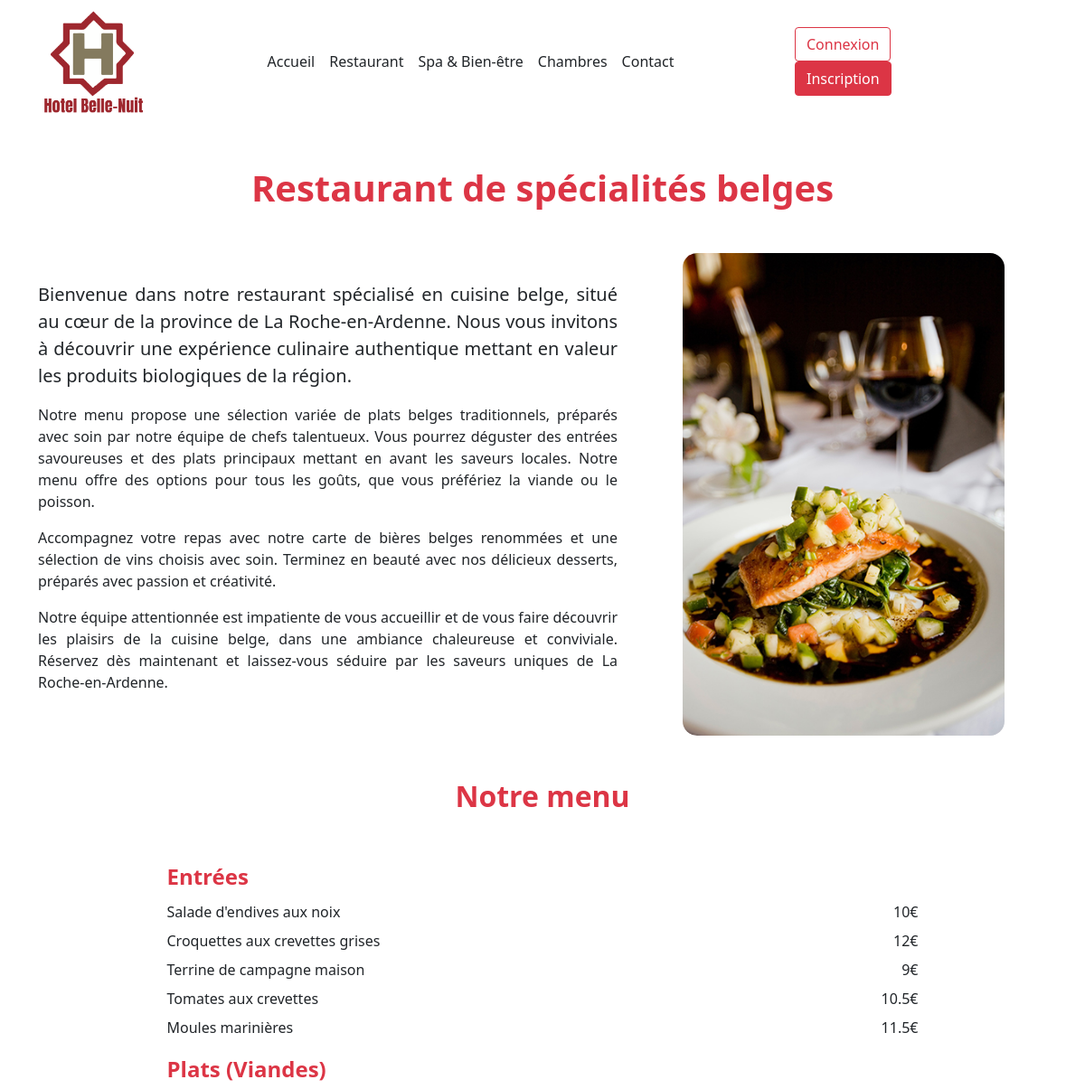
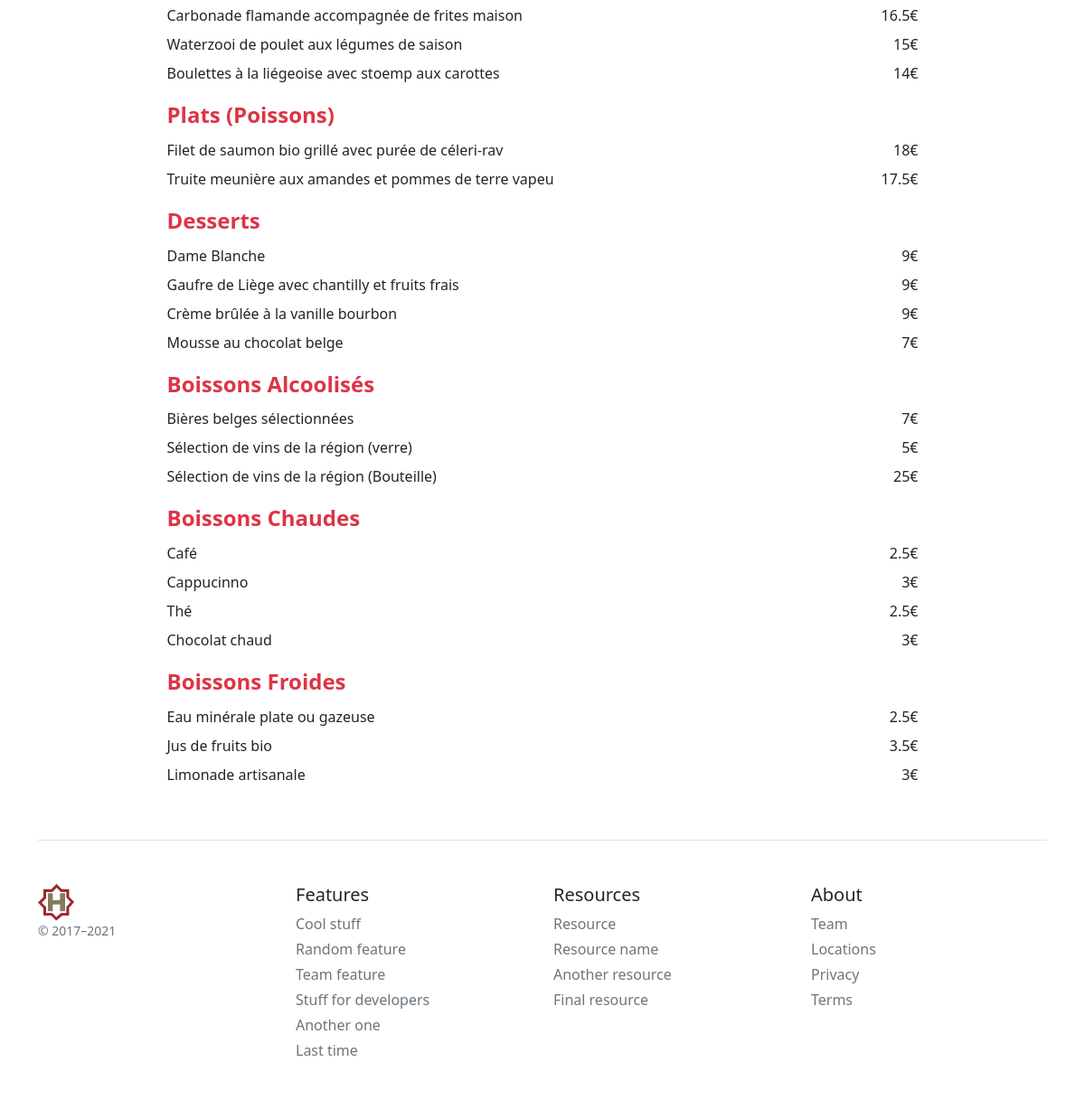
Page /restaurant on the committed database (2 pictures, top to bottom).
### tables this page shows
CREATE TABLE `category_restaurant` (
  `restocategory_id` int(11) NOT NULL,
  `restocategory_name` varchar(40) NOT NULL
);

### controllers/FrontController.php (called while the page is built, shortened)
<?php
require_once("models/FrontManager.model.php");
class FrontController{
    private $frontManager;
    public function __construct(){
        $this->frontManager = new FrontManager();
    }
    private function genererPage($data){
        extract($data);
        require_once($view);
    }
    public function restaurant(){
        $categoryRestaurant = $this->frontManager->getCategoryRestaurant();
        foreach ($categoryRestaurant as &$category) {
            $category["restaurant"] = $this->frontManager->getRestaurantByIdCategory($category["restocategory_id"]);
        }
        $data_page = [
            "categoryResto" => $categoryRestaurant,
            "page_description" => "Description du restaurant",
            "page_title" => "Hôtel Belle-Nuit | Restaurant",
            "view" => "views/main/front/restaurant.view.php",
            "template" => "views/main/common/__template_front.php"
        ];
        $this->genererPage($data_page);
    }
}

### models/Model.class.php (called while the page is built, shortened)
<?php
abstract class Model{
    private static $pdo;
    private static function setBdd(){
        self::$pdo = new PDO("mysql:host=localhost;dbname=hotel;charset=utf8", "root", "");
        self::$pdo->setAttribute(PDO::ATTR_ERRMODE, PDO::ERRMODE_WARNING);
    }
    protected function getBdd(){
        return self::$pdo;
    }
}

### models/FrontManager.model.php (called while the page is built, shortened)
<?php
require_once("Model.class.php");
class FrontManager extends Model
{
    public function getCategoryRestaurant(){
        $stmt = $this->getBdd()->prepare('SELECT * FROM category_restaurant');
        $stmt->execute();
        $categoryRestaurantList = $stmt->fetchAll(PDO::FETCH_ASSOC);
        return $categoryRestaurantList;
    }
    public function getRestaurantByIdCategory($category){
        $stmt = $this->getBdd()->prepare('SELECT c.restocategory_id, r.product_title, r.product_price
                              FROM category_restaurant c
                              LEFT JOIN restaurant r ON c.restocategory_id = r.id_restocategory
                              WHERE r.product_active = 1 AND r.id_restocategory = :category
                              ORDER BY r.id_restocategory');
        $stmt->bindValue(':category', $category, PDO::PARAM_INT);
        $stmt->execute();
        $getSpaById = $stmt->fetchAll(PDO::FETCH_ASSOC);
        return $getSpaById;
    }
}

### views/main/front/restaurant.view.php (the view)
<h1 class="text-center my-3 text-danger fw-bolder mt-5 mb-5">Restaurant de spécialités belges</h1>
<div class="row align-items-center mb-5">
    <div class="col-md-7 me-5 text-justify">
        <p class="lead">Bienvenue dans notre restaurant spécialisé en cuisine belge, situé au cœur de la province de La Roche-en-Ardenne. Nous vous invitons à découvrir une expérience culinaire authentique mettant en valeur les produits biologiques de la région.</p>
        <p>Notre menu propose une sélection variée de plats belges traditionnels, préparés avec soin par notre équipe de chefs talentueux. Vous pourrez déguster des entrées savoureuses et des plats principaux mettant en avant les saveurs locales. Notre menu offre des options pour tous les goûts, que vous préfériez la viande ou le poisson.</p>
        <p>Accompagnez votre repas avec notre carte de bières belges renommées et une sélection de vins choisis avec soin. Terminez en beauté avec nos délicieux desserts, préparés avec passion et créativité.</p>
        <p>Notre équipe attentionnée est impatiente de vous accueillir et de vous faire découvrir les plaisirs de la cuisine belge, dans une ambiance chaleureuse et conviviale. Réservez dès maintenant et laissez-vous séduire par les saveurs uniques de La Roche-en-Ardenne.</p>
    </div>
    <div class="col-md-4">
        <img src="<?= URL ?>public/assets/images/restaurant/cuisine2.jpg" alt="Cuisinier qui découpe un oignon" class="rounded-5 img-fluid">
    </div>
</div>
<h2 class="text-center my-3 text-danger fw-bolder mt-5 mb-5">
    Notre menu
</h2>
<div class="row mb-5 justify-content-center">
    <?php foreach ($categoryResto as $category) { ?>
        <div class="col-md-9 mx-auto">
            <h4 class="text-danger fw-bolder mb-3 mt-2"><?= $category["restocategory_name"] ?></h4>
            <?php foreach ($category["restaurant"] as $service) { ?>
                <p class="lh-1">
                    <?= $service['product_title'] ?><span class="float-end"><?= $service['product_price'] ?>€</span>
                </p>
            <?php } ?>
        </div>
    <?php } ?>
</div>

### public/css/main.css (style rules this page uses)
.rounded-5 { border-radius: 1rem; }
.text-justify { text-align: justify; }

### rows in the picture
category_restaurant: restocategory_name "Entrées", product_title "Salade d'endives aux noix", product_price "10", product_title "Croquettes aux crevettes grises", product_price "12", product_title "Terrine de campagne maison", product_price "9", product_title "Tomates aux crevettes", product_price "10.5", product_title "Moules marinières", product_price "11.5"
category_restaurant: restocategory_name "Plats (Viandes)", product_title "Carbonade flamande accompagnée de frites maison", product_price "16.5", product_title "Waterzooi de poulet aux légumes de saison", product_price "15", product_title "Boulettes à la liégeoise avec stoemp aux carottes", product_price "14"
category_restaurant: restocategory_name "Plats (Poissons)", product_title "Filet de saumon bio grillé avec purée de céleri-rav", product_price "18", product_title "Truite meunière aux amandes et pommes de terre vapeu", product_price "17.5"
category_restaurant: restocategory_name "Desserts", product_title "Dame Blanche", product_price "9", product_title "Gaufre de Liège avec chantilly et fruits frais", product_title "Crème brûlée à la vanille bourbon", product_title "Mousse au chocolat belge", product_price "7"
category_restaurant: restocategory_name "Boissons Alcoolisés", product_title "Bières belges sélectionnées", product_price "7", product_title "Sélection de vins de la région (verre)", product_price "5", product_title "Sélection de vins de la région (Bouteille)", product_price "25"
category_restaurant: restocategory_name "Boissons Chaudes", product_title "Café", product_price "2.5", product_title "Cappucinno", product_price "3", product_title "Thé", product_title "Chocolat chaud"
category_restaurant: restocategory_name "Boissons Froides", product_title "Eau minérale plate ou gazeuse", product_price "2.5", product_title "Jus de fruits bio", product_price "3.5", product_title "Limonade artisanale", product_price "3"
